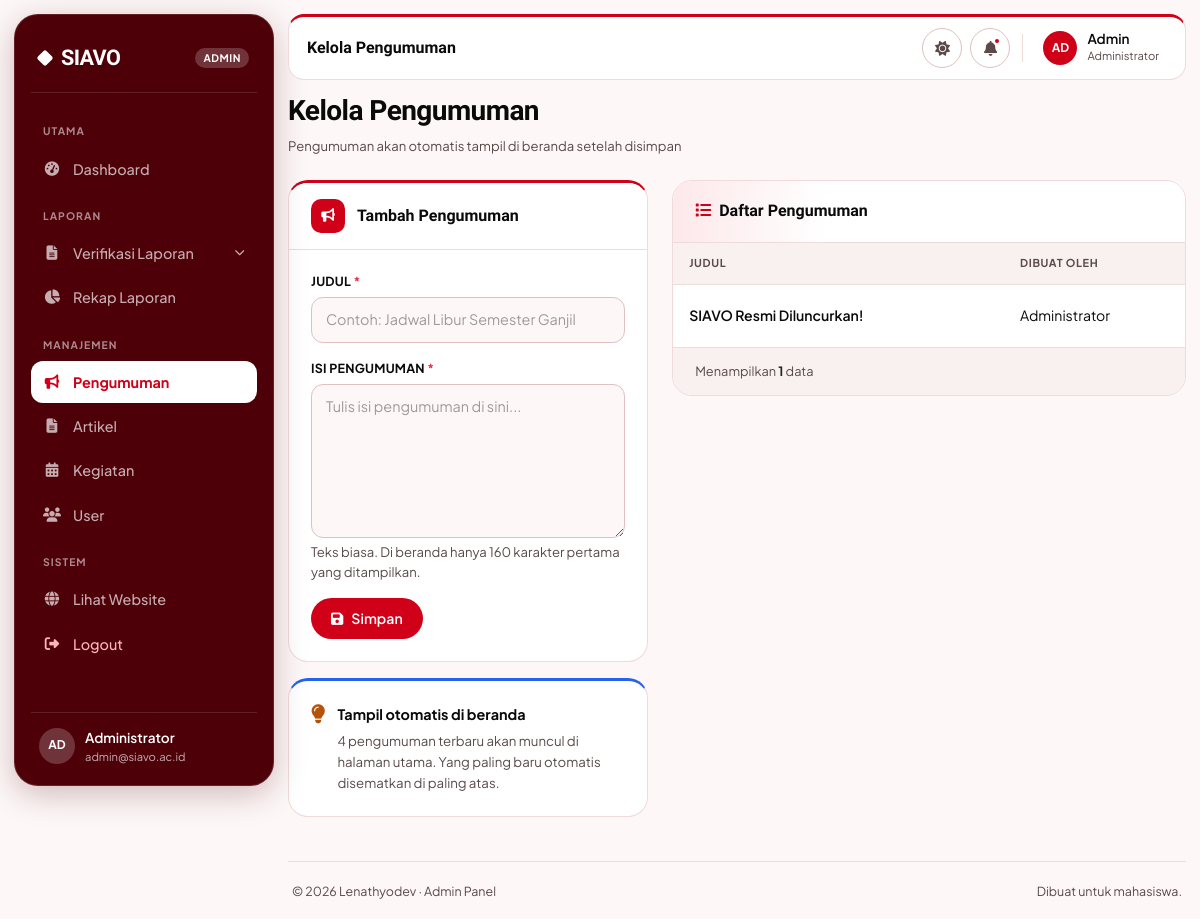
/admin/kelola-pengumuman.php (signed in), run on an earlier commit of the app's database.
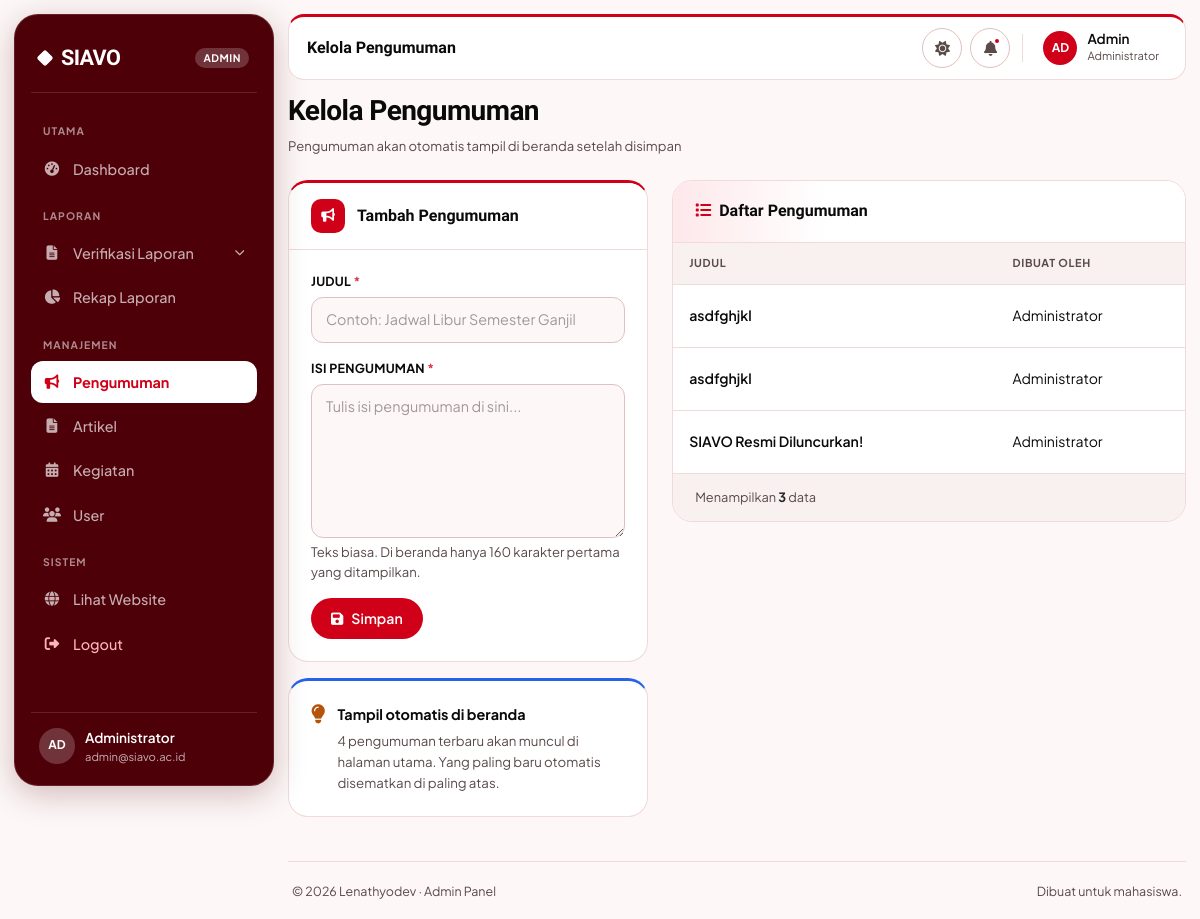
And on a later commit of the database.
### tables this page shows
CREATE TABLE `pengumuman` (
  `id` int(11) NOT NULL,
  `judul` varchar(200) NOT NULL,
  `isi` text NOT NULL,
  `created_by` int(11) NOT NULL,
  `created_at` timestamp NOT NULL DEFAULT current_timestamp()
);

CREATE TABLE `users` (
  `id` int(11) NOT NULL,
  `username` varchar(50) NOT NULL,
  `password` varchar(255) NOT NULL,
  `nama_lengkap` varchar(100) NOT NULL,
  `email` varchar(100) NOT NULL,
  `nim` varchar(20) DEFAULT NULL,
  `prodi` varchar(100) DEFAULT NULL,
  `kontak` varchar(20) DEFAULT NULL,
  `role` enum('admin','mahasiswa') DEFAULT 'mahasiswa',
  `foto_profil` varchar(255) DEFAULT NULL,
  `created_at` timestamp NOT NULL DEFAULT current_timestamp()
);

### admin/kelola-pengumuman.php (the view, shortened to what this page needs)
<?php
require_once '../includes/auth_check.php';
$pengumuman = [];
$sql = "SELECT p.*, u.nama_lengkap AS creator FROM pengumuman p
        LEFT JOIN users u ON p.created_by = u.id
        ORDER BY p.created_at DESC";
$result = $conn->query($sql);
if ($result) {
    while ($row = $result->fetch_assoc()) {
        $pengumuman[] = $row;
    }
}
include '../admin/includes/sidebar.php';
?>
<div class="container-fluid">
    <div class="d-flex flex-column flex-md-row align-items-md-center justify-content-between mb-4">
        <div>
            <h1 class="h3 fw-bold text-dark" style="color: var(--siavo-red-heading) !important;">Kelola Pengumuman</h1>
            <p class="text-muted small mb-0">Pengumuman akan otomatis tampil di beranda setelah disimpan</p>
        </div>
    </div>
    <div class="row g-4">
        <div class="col-lg-5">
            <div class="card-modern">
                <div class="card-modern-header">
                    <i class="fas fa-bullhorn"></i>
                    <h5 id="formTitle">Tambah Pengumuman</h5>
                </div>
                <div class="card-modern-body">
                    <form method="POST" class="form-modern">
                        <div class="mb-3">
                            <label>Judul <span class="text-danger">*</span></label>
                            <input type="text" name="judul" class="form-control" id="judul"
                                placeholder="Contoh: Jadwal Libur Semester Ganjil" required>
                        </div>
                        <div class="mb-3">
                            <label>Isi Pengumuman <span class="text-danger">*</span></label>
                            <textarea name="isi" class="form-control" rows="6" id="isi"
                                placeholder="Tulis isi pengumuman di sini..." required></textarea>
                            <small class="text-muted d-block mt-1">
                                Teks biasa. Di beranda hanya 160 karakter pertama yang ditampilkan.
                            </small>
                        </div>
                        <div class="d-flex gap-2">
                            <button type="submit" class="btn btn-modern-primary" id="submitBtn">
                                <i class="fas fa-save"></i> Simpan
                            </button>
                        </div>
                    </form>
                </div>
            </div>
            <div class="card-modern" style="border-top-color:var(--blue)">
                <div class="card-modern-body" style="display:flex;gap:12px;align-items:flex-start">
                    <i class="fas fa-lightbulb" style="color:var(--amber);font-size:1.2rem;margin-top:2px"></i>
                    <div>
                        <div style="font-weight:700;font-size:.9rem;margin-bottom:4px">Tampil otomatis di beranda</div>
                        <p style="color:var(--ink-2);font-size:.83rem;line-height:1.6;margin:0">
                            4 pengumuman terbaru akan muncul di halaman utama. Yang paling baru otomatis
                            disematkan di paling atas.
                        </p>
                    </div>
                </div>
            </div>
        </div>
        <div class="col-lg-7">
            <div class="table-modern-wrapper">
                <div class="table-header">
                    <div class="title"><i class="fas fa-list"></i>Daftar Pengumuman</div>
                </div>
                <?php if (empty($pengumuman)): ?>
                <div class="empty-state-modern">
                    <i class="fas fa-bullhorn"></i>
                    <p>Belum ada pengumuman</p>
                </div>
                <?php else: ?>
                <div class="table-scroll">
                    <table>
                        <thead>
                            <tr>
                                <th>Judul</th>
                                <th>Dibuat Oleh</th>
                            </tr>
                        </thead>
                        <tbody>
                            <?php foreach ($pengumuman as $p): ?>
                            <tr>
                                <td><span class="cell-name"><?php echo htmlspecialchars($p['judul']); ?></span></td>
                                <td><?php echo htmlspecialchars($p['creator'] ?? '-'); ?></td>
                            </tr>
                            <?php endforeach; ?>
                        </tbody>
                    </table>
                </div>
                <div class="table-footer">
                    <span>Menampilkan <span class="fw-bold text-dark"><?php echo count($pengumuman); ?></span>
                        data</span>
                </div>
                <?php endif; ?>
            </div>
        </div>
    </div>
</div>
<?php include '../admin/includes/sidebar-footer.php'; ?>

What changed in the data, as far as the page shows it:
added pengumuman: judul "asdfghjkl", created_by.nama_lengkap "Administrator"
added pengumuman: judul "asdfghjkl", created_by.nama_lengkap "Administrator"
Also different on the page:
count($pengumuman): "1" → "3"
